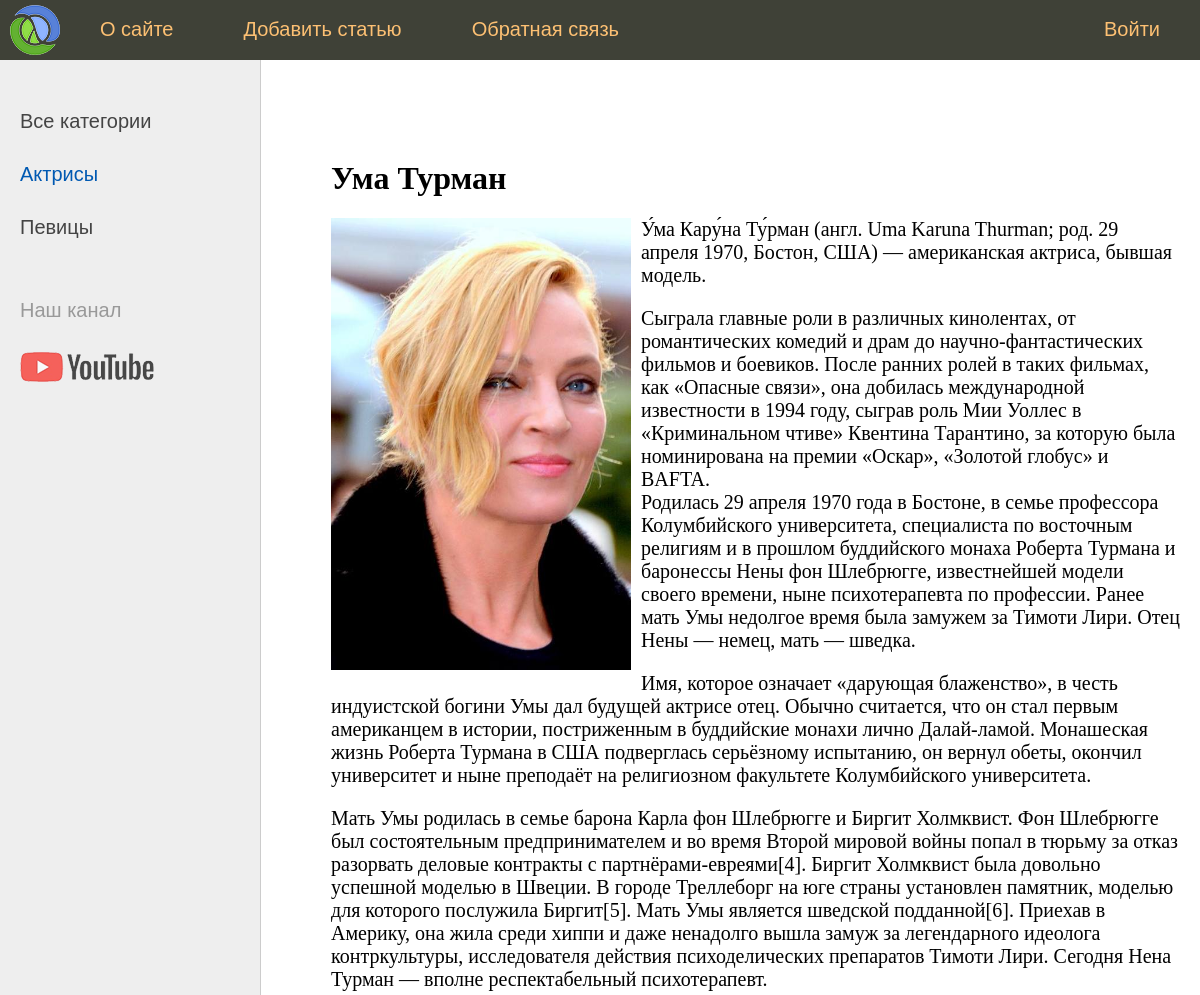
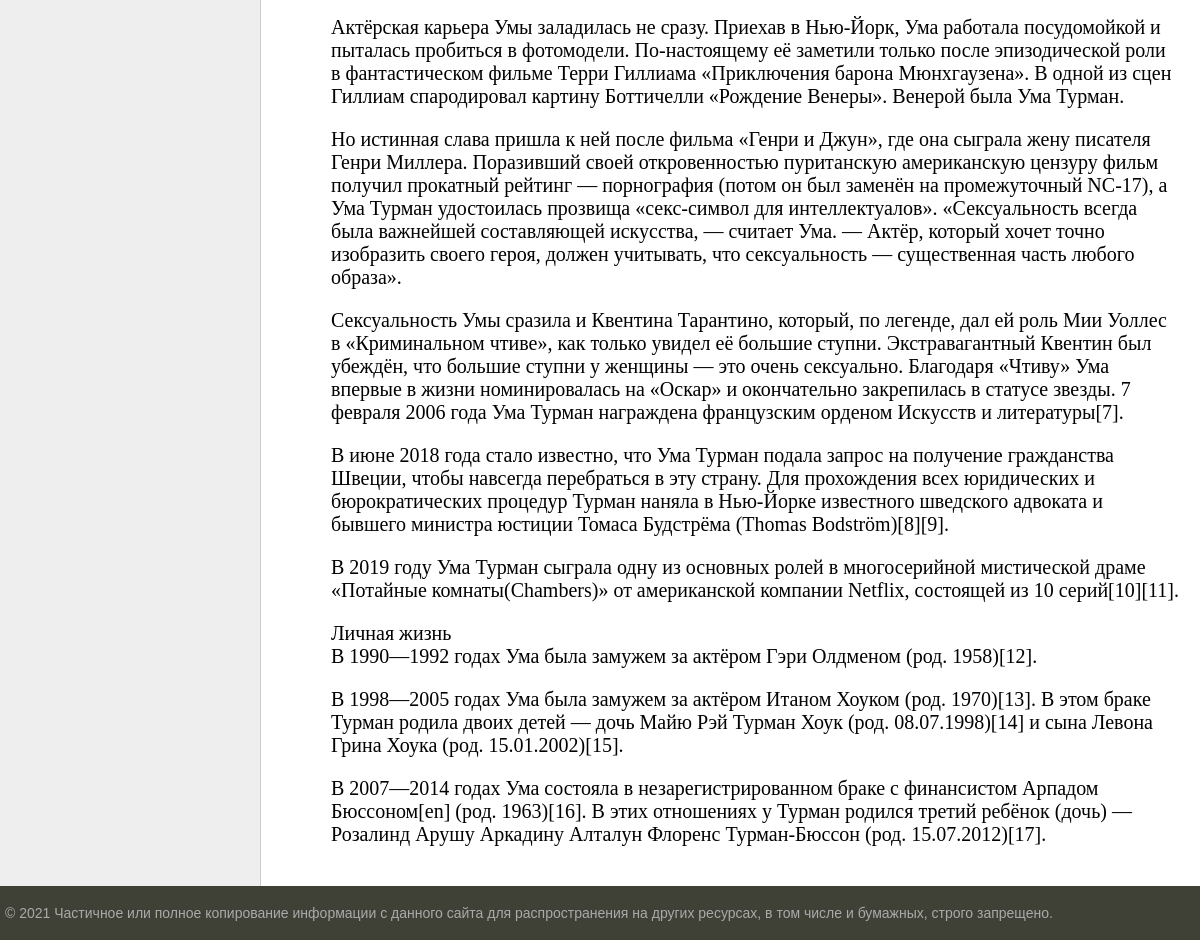
Page /post/uma-turman/ on the committed database (2 pictures, top to bottom).
### main/models.py (models this page shows, shortened)
class Category(models.Model):
    name = models.CharField(max_length=100, db_index=True, verbose_name='Категория')
    slug = models.SlugField(max_length=255, unique=True, db_index=True, verbose_name="URL")
    def get_absolute_url(self):
        return reverse("category", kwargs={"cat_slug": self.slug})
    class Meta:
        verbose_name = 'Категория'
        verbose_name_plural = 'Категории'
        ordering = ['id']

class Main(models.Model):
    title = models.CharField(max_length=255, verbose_name='Заголовок')
    slug = models.SlugField(max_length=255, unique=True, db_index=True, verbose_name="URL")
    content = models.TextField(blank=True, verbose_name='Текст статьи')
    photo = models.ImageField(
        upload_to="photos/%Y/%m/%d/", verbose_name='Фото')
    time_create = models.DateTimeField(
        auto_now_add=True, verbose_name='Время создания')
    time_update = models.DateTimeField(
        auto_now=True, verbose_name='Время изменения')
    is_published = models.BooleanField(default=True, verbose_name='Публикация')
    cat = models.ForeignKey(
        'Category', on_delete=models.PROTECT, verbose_name='Категория')
    class Meta:
        verbose_name = 'Главная страница'
        verbose_name_plural = 'Главная страница'
        ordering = ['-time_create', 'title']

### main/views.py (the view)
# urls.py: path('post/<slug:post_slug>/', show_post, name='post'),
def show_post(request, post_slug):
    post = get_object_or_404(Main, slug=post_slug)
    context = {
        'post' : post,
        'menu' : menu,
        'title' : post.title,
        'cat_selected' : post.cat_id,
    }
    return render(request, 'main/post.html', context=context)

### main/templatetags/main_tags.py (called while the page is built)
@register.inclusion_tag('main/list_categories.html')
def show_categories(sort=None, cat_selected=0):
    if not sort:
        cats = Category.objects.all()
    else:
        cats = Category.objects.order_by(sort)
    return {"cats" : cats, "cat_selected" : cat_selected}

### main/templates/main/post.html
{% extends 'main/base.html' %}
{% block content %}
<h1>{{post.title}}</h1>
{% if post.photo %}
<p><img class="img-article-left" src="{{post.photo.url}}"></p>
{% endif %}
{{post.content|linebreaks}}
{% endblock %}

### main/templates/main/list_categories.html
{% for c in cats %}
    {% if c.pk == cat_selected %}
        <li class="selected">{{c.name}}</li>
    {% else %}
        <li><a href="{{ c.get_absolute_url}}">{{c.name}}</a></li>
    {% endif %}
{% endfor %}

### main/static/main/css/styles.css (style rules this page uses)
html, body { font-family: 'Arial'; margin: 0; padding: 0; height: 100%; width: 100%; color: #444; }
a { color: #0059b2; text-decoration: none; }
img { max-width: 600px; height: auto; }
img.img-article-left { max-width: 300px; height: auto; float: left; padding: 0 10px 10px 0; }
.left-chapters ul li { margin: 30px 0 0 0; color: #999; }
.left-chapters ul li.selected { color: #0059b2; }
.left-chapters ul li a { color: #444; text-decoration: none; }
.content-text h1 { font-size: 32px; }

### rows in the picture
Category: name "Актрисы"
Category: name "Певицы"
Main: title "Ума Турман", photo (picture), content "У́ма Кару́на Ту́рман (англ. Uma Karuna Thurman; род. 29 апреля 1970, Бостон, США) — американская актриса, бывшая модель. Сыграла главные роли в различных кинолентах, от романтических комедий и драм до научно-фантастических фильмов и боевиков. После ранних ролей в таких фильмах, как «Опасные связи», она добилась международной известности в 1994 году, сыграв роль Мии Уоллес в «Криминальном чтиве» Квентина Тарантино, за которую была номинирована на премии «Оскар», «Золотой глобус» и BAFTA. Родилась 29 апреля 1970 года в Бостоне, в семье профессора Колумбийского университета, специалиста по восточным религиям и в прошлом буддийского монаха Роберта Турмана и баронессы Нены фон Шлебрюгге,…"

### other values in the picture
{{ m.title }} "О сайте" "Добавить статью" "Обратная связь"
{{ m.title }} "Войти"
